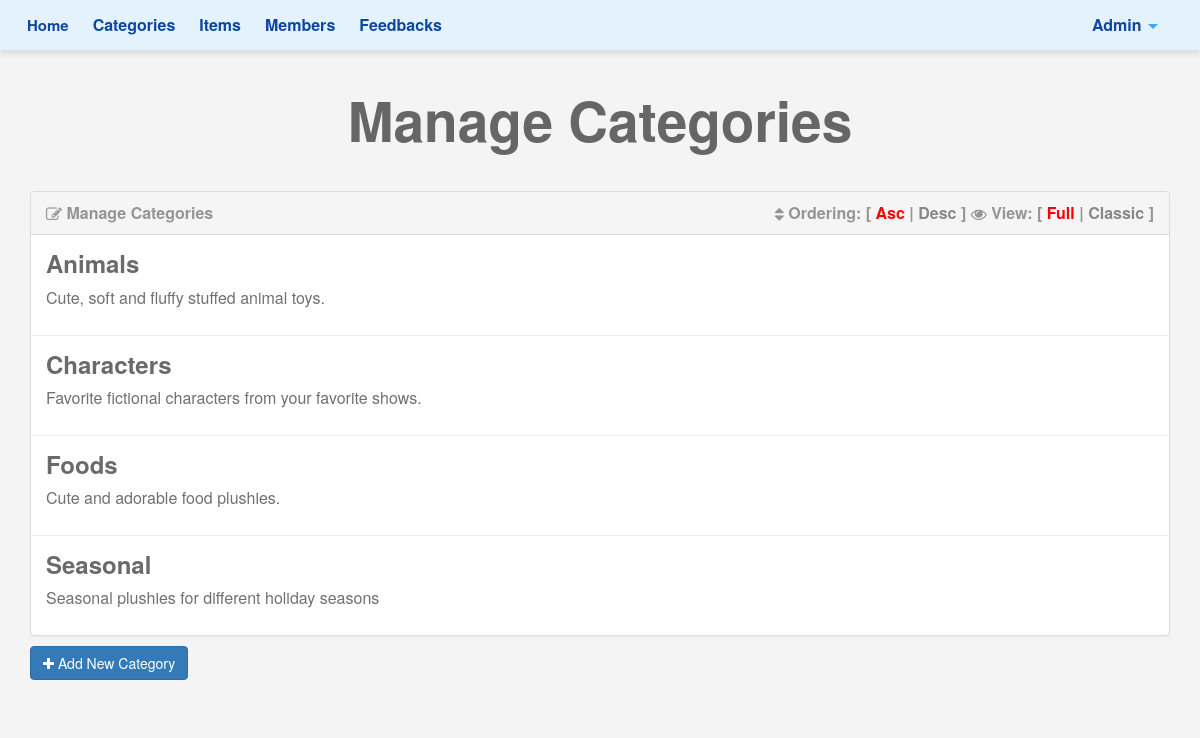
Page /admin/categories.php (signed in) on the committed database.
### tables this page shows
CREATE TABLE `categories` (
  `ID` int(11) NOT NULL,
  `Name` varchar(255) NOT NULL,
  `Description` text NOT NULL,
  `parent` int(11) DEFAULT NULL,
  `Ordering` int(11) DEFAULT NULL,
  `Visibility` tinyint(4) NOT NULL DEFAULT 0,
  `Allow_Comment` tinyint(4) NOT NULL DEFAULT 0,
  `Allow_Ads` tinyint(4) NOT NULL DEFAULT 0
);

### admin/categories.php (the view, shortened to what this page needs)
<?php
	if (isset($_SESSION['Username'])) {
		include 'init.php';
		$do = isset($_GET['do']) ? $_GET['do'] : 'Manage';
		if ($do == 'Manage') {
			$sort = 'asc';
			$stmt2 = $con->prepare("SELECT * FROM categories WHERE parent = 0 ORDER BY Ordering $sort");
			$stmt2->execute();
			$cats = $stmt2->fetchAll();
			if (! empty($cats)) {
			?>
			<h1 class="text-center">Manage Categories</h1>
			<div class="container categories">
				<div class="panel panel-default">
					<div class="panel-heading">
						<i class="fa fa-edit"></i> Manage Categories
						<div class="option pull-right">
							<i class="fa fa-sort"></i> Ordering: [
							<a class="<?php if ($sort == 'asc') { echo 'active'; } ?>" href="?sort=asc">Asc</a> |
							<a class="<?php if ($sort == 'desc') { echo 'active'; } ?>" href="?sort=desc">Desc</a> ]
							<i class="fa fa-eye"></i> View: [
							<span class="active" data-view="full">Full</span> |
							<span data-view="classic">Classic</span> ]
						</div>
					</div>
					<div class="panel-body">
						<?php
							foreach($cats as $cat) {
								echo "<div class='cat'>";
									echo "<h3>" . $cat['Name'] . '</h3>';
									echo "<div class='full-view'>";
										echo "<p>"; if($cat['Description'] == '') { echo 'This category has no description'; } else { echo $cat['Description']; } echo "</p>";
									echo "</div>";
								echo "</div>";
								echo "<hr>";
							}
						?>
					</div>
				</div>
				<a class="add-category btn btn-primary" href="categories.php?do=Add"><i class="fa fa-plus"></i> Add New Category</a>
			</div>
			<?php } ?>
			<?php
		}
		include $tpl . 'footer.php';
	} else {
		header('Location: index.php');
		exit();
	}
?>

### admin/layout/css/backend.css (style rules this page uses)
body { background-color: #F4F4F4; font-size: 16px; height: 800px; }
h1 { font-size: 55px; margin: 40px 0; font-weight: bold; color: #666; }
.categories .panel-heading { color: #959595; font-weight: bold; }
.categories .panel-heading i { position: relative; top: 1px; }
.categories .panel-body { padding: 0; }
.categories .option a { color: #888; text-decoration: none; }
.categories .option span { color: #888; cursor: pointer; }
.categories .option .active { color: #F00 }
.categories hr { margin-top: 0; margin-bottom: 0; }
.categories .cat { padding: 15px; position: relative; overflow: hidden; }
.categories .cat h3 { margin: 0; cursor: pointer; font-weight: bold; color: #6A6A6A; }
.categories .cat .full-view p { margin: 10px 0; color: #707070; }
.categories .add-category { margin-top: -10px; margin-bottom: 30px; }

### rows in the picture
categories: Name "Animals", Description "Cute, soft and fluffy stuffed animal toys."
categories: Name "Characters", Description "Favorite fictional characters from your favorite shows."
categories: Name "Foods", Description "Cute and adorable food plushies."
categories: Name "Seasonal", Description "Seasonal plushies for different holiday seasons"

### other values in the picture
lang('HOME_ADMIN') "Home"
lang('CATEGORIES') "Categories"
lang('ITEMS') "Items"
lang('MEMBERS') "Members"
lang('FEEDBACKS') "Feedbacks"
